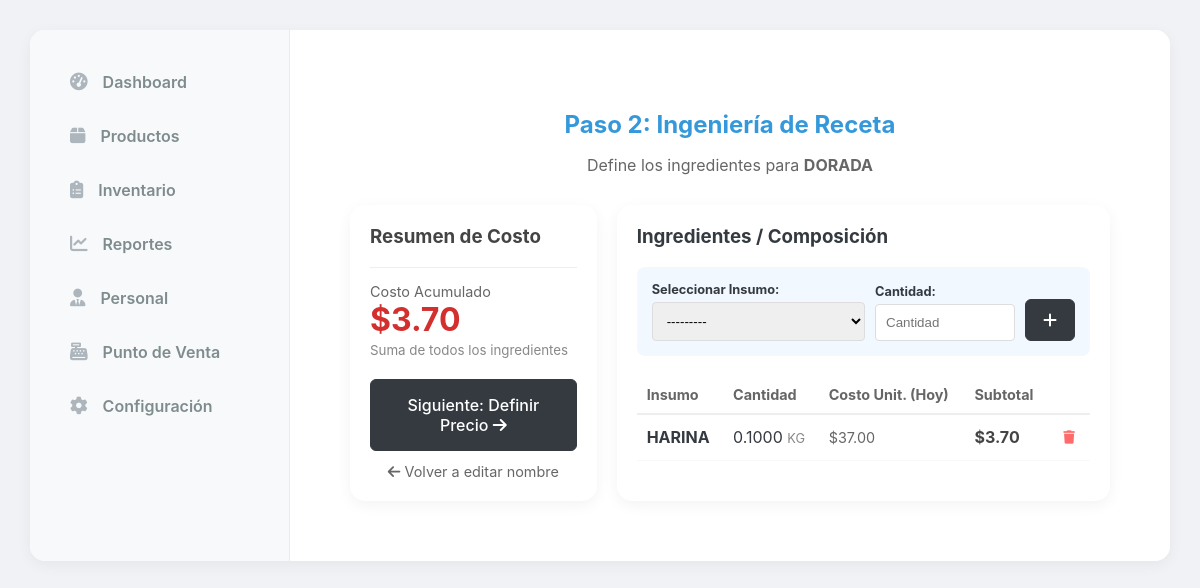
The app's page /productos/receta/2/ (signed in), older data.
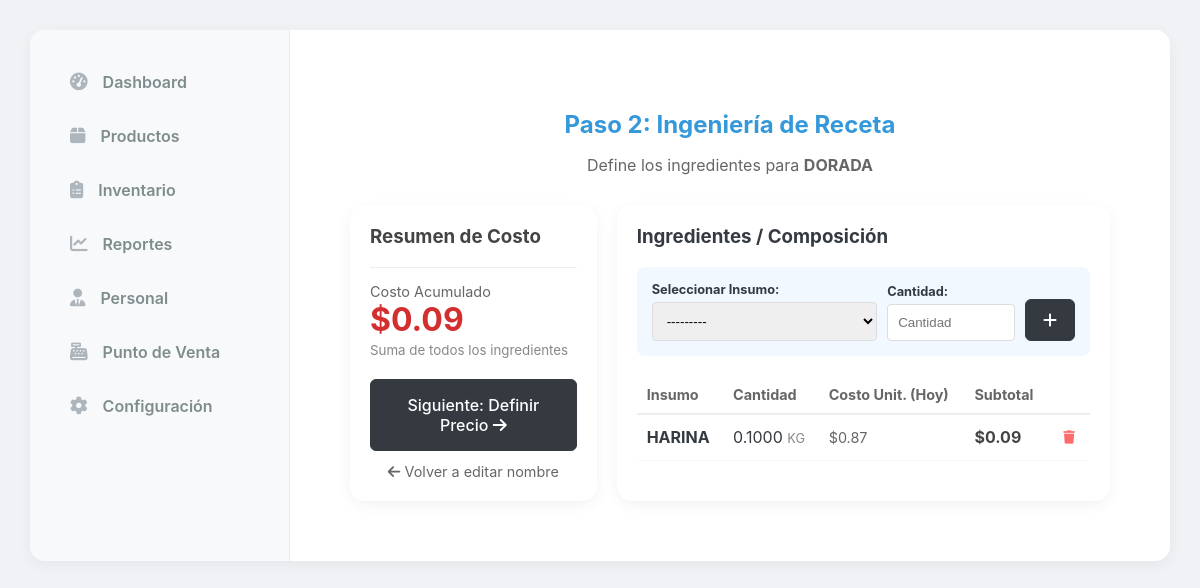
The same page, newer data.
### tables/models.py (models this page shows, shortened)
class IngredienteProducto(models.Model):
    producto = models.ForeignKey(Producto, on_delete=models.CASCADE, related_name='ingredientes')
    insumo = models.ForeignKey(Insumo, on_delete=models.PROTECT, verbose_name="Insumo (Inventario)")
    cantidad = models.DecimalField(max_digits=10, decimal_places=4, help_text="Cantidad a descontar del inventario (Ej: 0.200 para 200g)")
    @property
    def costo_parcial(self):
        return self.cantidad * self.insumo.costo_unitario

### inventory/models.py (models this page shows, shortened)
class Insumo(models.Model):
    nombre = models.CharField(max_length=200)
    categoria = models.ForeignKey(CategoriaInsumo, on_delete=models.SET_NULL, null=True)
    unidad = models.ForeignKey(UnidadMedida, on_delete=models.PROTECT, verbose_name="Unidad Base (Almacén)")
    costo_unitario = models.DecimalField(max_digits=12, decimal_places=6, default=0, verbose_name="Costo x Gramo ($)")
    stock_actual = models.DecimalField(max_digits=12, decimal_places=3, default=0)
    stock_minimo = models.DecimalField(max_digits=12, decimal_places=3, default=500) # Ej: 500 gramos
    es_materia_prima = models.BooleanField(default=True)
    es_insumo_compuesto = models.BooleanField(default=False)

class UnidadMedida(models.Model):
    nombre = models.CharField(max_length=50) # Ej: Gramo, Kilogramo, Litro
    codigo = models.CharField(max_length=10) # Ej: g, kg, l
    factor = models.DecimalField(max_digits=10, decimal_places=4, default=1, help_text="1 para Gramos/ML. 1000 para KG/L.")

### tables/views.py (the view)
# urls.py: path('productos/receta/<int:pk>/', views.recipe_manager, name='recipe_manager'),
@staff_member_required
def recipe_manager(request, pk):
    producto = get_object_or_404(Producto, pk=pk)
    if request.method == 'POST':
        if 'delete_ingrediente' in request.POST:
            ing_id = request.POST.get('delete_ingrediente')
            IngredienteProducto.objects.filter(id=ing_id).delete()
            messages.warning(request, "Ingrediente eliminado.")
            return redirect('recipe_manager', pk=pk)
        form = IngredienteForm(request.POST)
        if form.is_valid():
            ingrediente = form.save(commit=False)
            ingrediente.producto = producto
            ingrediente.save()
            messages.success(request, "Ingrediente agregado.")
            return redirect('recipe_manager', pk=pk)
    else:
        form = IngredienteForm()
    context = {
        'producto': producto,
        'ingredientes': producto.ingredientes.all(),
        'form': form,
        'costo_total': producto.costo_receta,
    }
    return render(request, 'products/recipe_manager.html', context)

### tables/forms.py
class IngredienteForm(forms.ModelForm):
    class Meta:
        model = IngredienteProducto
        fields = ['insumo', 'cantidad']
        widgets = {
            'insumo': forms.Select(attrs={'class': 'form-input'}),
            'cantidad': forms.NumberInput(attrs={'class': 'form-input', 'step': '0.001', 'placeholder': 'Cantidad'}),
        }
    def __init__(self, *args, **kwargs):
        super().__init__(*args, **kwargs)
        self.fields['insumo'].queryset = Insumo.objects.all().order_by('nombre')
        self.fields['insumo'].label_from_instance = lambda obj: f"{obj.nombre} ({obj.unidad.codigo}) - ${obj.costo_unitario:.2f}"

### tables/models.py (called while the page is built)
    @property
    def costo_receta(self):
        total_costo = Decimal('0.00')
        for ingrediente in self.ingredientes.all():
            if ingrediente.insumo:
                total_costo += ingrediente.cantidad * ingrediente.insumo.costo_unitario
        return total_costo

### tables/templates/products/recipe_manager.html (shortened to what the changed rows need)
{% extends 'base.html' %}
{% load static %}
{% block content %}
<div style="padding: 20px; max-width: 1200px; margin: 0 auto;">
    <div style="text-align: center; margin-bottom: 30px;">
        <h2 style="color: var(--primary-blue); margin-bottom: 5px;">Paso 2: Ingeniería de Receta</h2>
    </div>
    <div style="display: grid; grid-template-columns: 1fr 2fr; gap: 20px;">
        <div class="card-style" style="height: fit-content; position: sticky; top: 20px;">
            <div style="margin-bottom: 20px;">
                <div style="font-size: 0.9em; color: #666;">Costo Acumulado</div>
                <div style="font-size: 2em; font-weight: bold; color: #d32f2f;">
                    ${{ costo_total|floatformat:2 }}
                </div>
                <small style="color: #888;">Suma de todos los ingredientes</small>
            </div>
        </div>
        <div class="card-style">
            <table style="width: 100%; border-collapse: collapse;">
                <thead>
                    <tr style="text-align: left; border-bottom: 2px solid #eee; color: #666; font-size: 0.9em;">
                        <th style="padding: 10px;">Insumo</th>
                        <th style="padding: 10px;">Cantidad</th>
                        <th style="padding: 10px;">Costo Unit. (Hoy)</th>
                        <th style="padding: 10px;">Subtotal</th>
                        <th style="padding: 10px;"></th>
                    </tr>
                </thead>
                <tbody>
                    {% for ing in ingredientes %}
                    <tr style="border-bottom: 1px solid #f9f9f9;">
                        <td style="padding: 10px; font-weight: bold;">{{ ing.insumo.nombre }}</td>
                        <td style="padding: 10px;">
                            {{ ing.cantidad }} <span style="font-size:0.8em; color:#888;">{{ ing.insumo.unidad.codigo }}</span>
                        </td>
                        <td style="padding: 10px; font-size: 0.9em; color: #666;">
                            ${{ ing.insumo.costo_unitario|floatformat:2 }}
                        </td>
                        <td style="padding: 10px; font-weight: bold; color: #444;">
                            ${{ ing.costo_parcial|floatformat:2 }}
                        </td>
                        <td style="padding: 10px; text-align: right;">
                            <form method="POST" onsubmit="return confirm('¿Quitar este ingrediente?');">
                                <button type="submit" style="background: none; border: none; color: #ff6b6b; cursor: pointer; padding: 5px;">
                                    <i class="fas fa-trash"></i>
                                </button>
                            </form>
                        </td>
                    </tr>
                    {% endfor %}
                </tbody>
            </table>
        </div>
    </div>
</div>
{% endblock %}

Row changes from the older to the newer data that the page shows:
changed through a linked row, IngredienteProducto "HARINA": insumo.costo_unitario "37.00" → "0.87"; costo_parcial "3.70" → "0.09"
Text that changed along with them:
{{ costo_total|floatformat:2 }}: "3.70" → "0.09"
